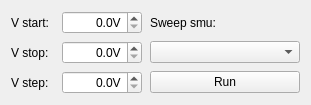
<?xml version="1.0" encoding="UTF-8"?>
<ui version="4.0">
 <class>Form</class>
 <widget class="QWidget" name="Form">
  <property name="geometry">
   <rect>
    <x>0</x>
    <y>0</y>
    <width>311</width>
    <height>96</height>
   </rect>
  </property>
  <property name="windowTitle">
   <string>Form</string>
  </property>
  <layout class="QVBoxLayout" name="verticalLayout">
   <item>
    <layout class="QGridLayout" name="gridLayout_5">
     <property name="verticalSpacing">
      <number>7</number>
     </property>
     <item row="0" column="1">
      <widget class="ScienDSpinBox" name="scienDSpinBoxVStart">
       <property name="minimumSize">
        <size>
         <width>80</width>
         <height>0</height>
        </size>
       </property>
       <property name="maximumSize">
        <size>
         <width>80</width>
         <height>16777215</height>
        </size>
       </property>
       <property name="alignment">
        <set>Qt::AlignRight|Qt::AlignTrailing|Qt::AlignVCenter</set>
       </property>
       <property name="suffix">
        <string>V</string>
       </property>
       <property name="decimals">
        <number>1</number>
       </property>
      </widget>
     </item>
     <item row="1" column="0">
      <widget class="QLabel" name="label_31">
       <property name="text">
        <string>V stop: </string>
       </property>
      </widget>
     </item>
     <item row="0" column="0">
      <widget class="QLabel" name="label_27">
       <property name="text">
        <string>V start:  </string>
       </property>
      </widget>
     </item>
     <item row="2" column="1">
      <widget class="ScienDSpinBox" name="scienDSpinBoxVStep">
       <property name="minimumSize">
        <size>
         <width>80</width>
         <height>0</height>
        </size>
       </property>
       <property name="maximumSize">
        <size>
         <width>80</width>
         <height>16777215</height>
        </size>
       </property>
       <property name="alignment">
        <set>Qt::AlignRight|Qt::AlignTrailing|Qt::AlignVCenter</set>
       </property>
       <property name="suffix">
        <string>V</string>
       </property>
       <property name="decimals">
        <number>1</number>
       </property>
      </widget>
     </item>
     <item row="2" column="0">
      <widget class="QLabel" name="label_32">
       <property name="text">
        <string>V step: </string>
       </property>
      </widget>
     </item>
     <item row="1" column="1">
      <widget class="ScienDSpinBox" name="scienDSpinBoxVStop">
       <property name="minimumSize">
        <size>
         <width>80</width>
         <height>0</height>
        </size>
       </property>
       <property name="maximumSize">
        <size>
         <width>80</width>
         <height>16777215</height>
        </size>
       </property>
       <property name="alignment">
        <set>Qt::AlignRight|Qt::AlignTrailing|Qt::AlignVCenter</set>
       </property>
       <property name="suffix">
        <string>V</string>
       </property>
       <property name="decimals">
        <number>1</number>
       </property>
      </widget>
     </item>
     <item row="0" column="3">
      <widget class="QLabel" name="label_36">
       <property name="text">
        <string>Sweep smu:</string>
       </property>
      </widget>
     </item>
     <item row="1" column="3">
      <widget class="QComboBox" name="comboBoxSweepSMU"/>
     </item>
     <item row="2" column="3" alignment="Qt::AlignRight">
      <widget class="QPushButton" name="pushButtonIV">
       <property name="minimumSize">
        <size>
         <width>150</width>
         <height>0</height>
        </size>
       </property>
       <property name="maximumSize">
        <size>
         <width>150</width>
         <height>16777215</height>
        </size>
       </property>
       <property name="text">
        <string>Run</string>
       </property>
      </widget>
     </item>
     <item row="0" column="2" rowspan="3">
      <spacer name="horizontalSpacer_5">
       <property name="orientation">
        <enum>Qt::Horizontal</enum>
       </property>
       <property name="sizeHint" stdset="0">
        <size>
         <width>0</width>
         <height>0</height>
        </size>
       </property>
      </spacer>
     </item>
    </layout>
   </item>
  </layout>
 </widget>
 <customwidgets>
  <customwidget>
   <class>ScienDSpinBox</class>
   <extends>QDoubleSpinBox</extends>
   <header>keithleygui.utils.scientific_spinbox.h</header>
  </customwidget>
 </customwidgets>
 <resources/>
 <connections/>
</ui>
